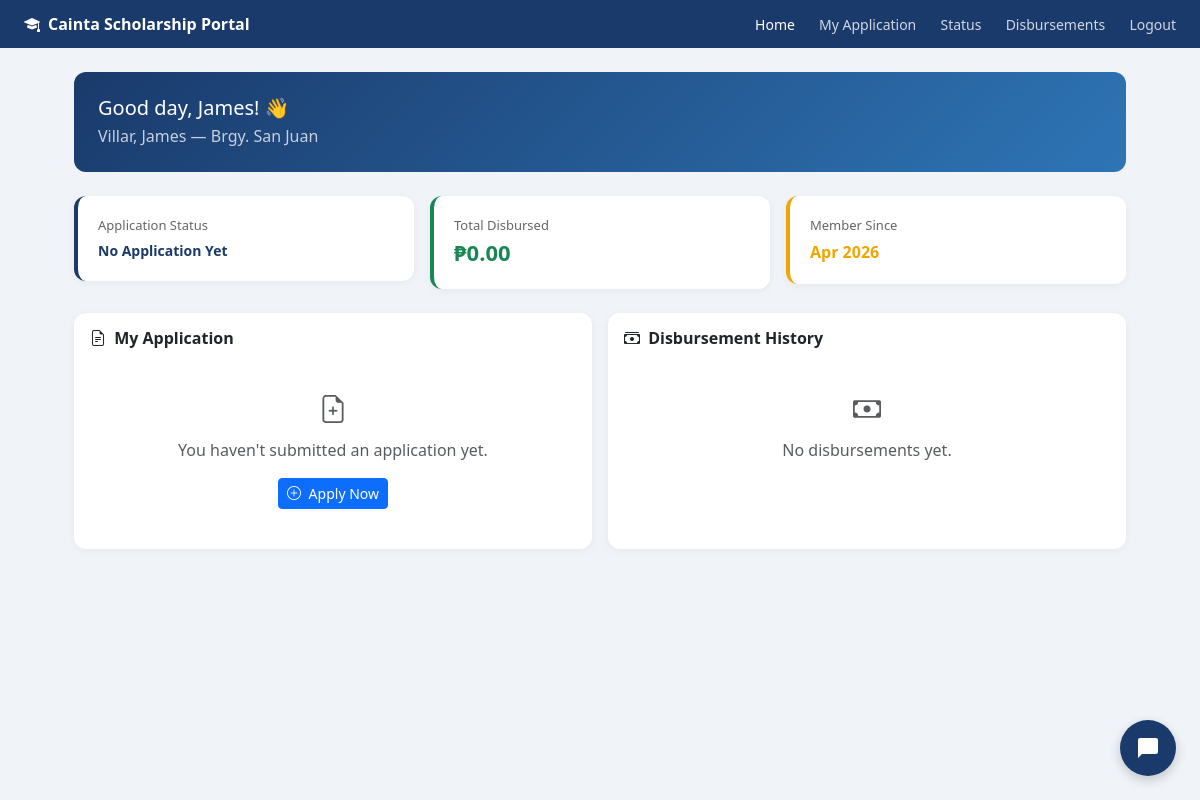
Page /student/dashboard.php (signed in) on the earlier database version.
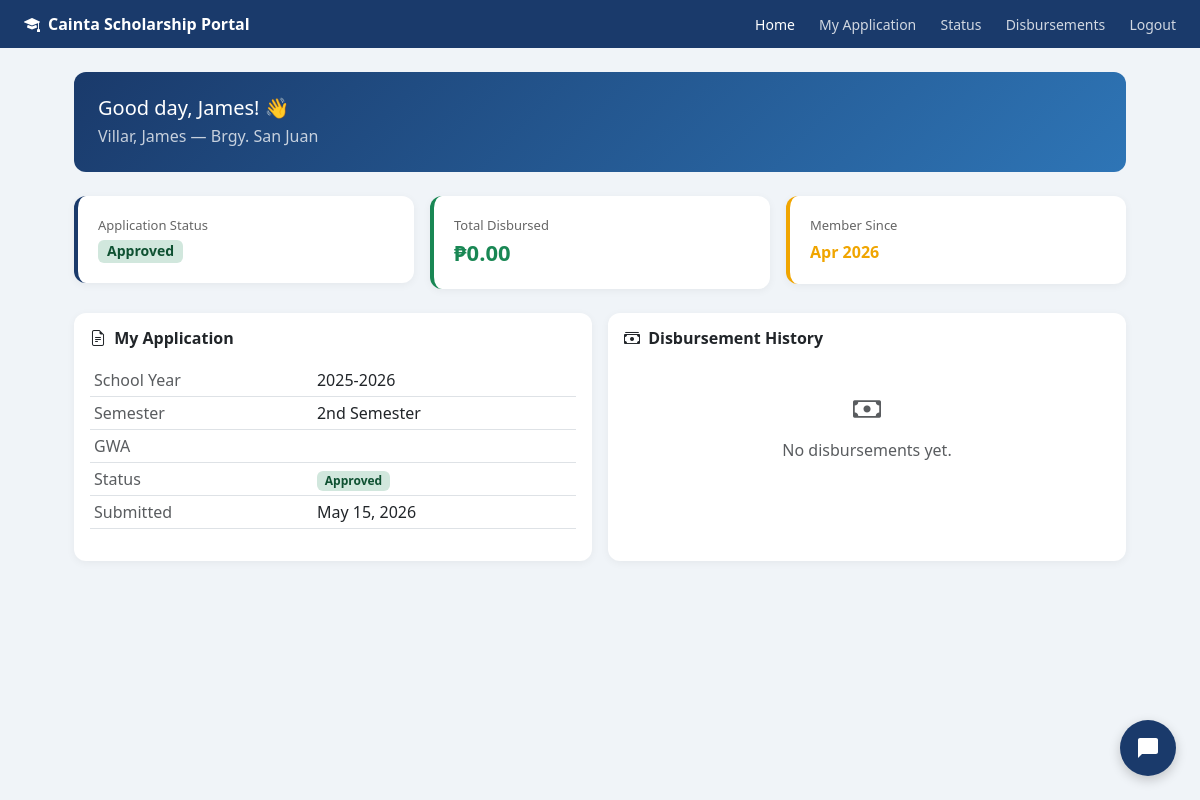
Same page on the later database version.
### tables this page shows
CREATE TABLE `applications` (
  `application_id` int(11) NOT NULL,
  `scholar_id` int(11) NOT NULL,
  `school_year` varchar(20) DEFAULT NULL,
  `semester` enum('1st','2nd') DEFAULT NULL,
  `gwa` decimal(4,2) DEFAULT NULL,
  `monthly_income` decimal(10,2) DEFAULT NULL,
  `status` enum('pending','for_review','approved','rejected','incomplete') DEFAULT 'pending',
  `remarks` text DEFAULT NULL,
  `submitted_at` timestamp NOT NULL DEFAULT current_timestamp(),
  `father_name` varchar(100) DEFAULT NULL,
  `father_occupation` varchar(100) DEFAULT NULL,
  `mother_name` varchar(100) DEFAULT NULL,
  `mother_occupation` varchar(100) DEFAULT NULL
);

### student/dashboard.php (the view, shortened to what the changed rows need)
<?php
require_once '../includes/db.php';
$student_id = $_SESSION['student_id'];
$app = $pdo->prepare("SELECT * FROM applications WHERE scholar_id = ? ORDER BY submitted_at DESC LIMIT 1");
$app->execute([$student_id]);
$application = $app->fetch();
?>
<!DOCTYPE html>
<html lang="en">
<head>
    <link href="https://cdn.jsdelivr.net/npm/bootstrap@5.3.0/dist/css/bootstrap.min.css" rel="stylesheet">
    <link href="https://cdn.jsdelivr.net/npm/bootstrap-icons@1.10.0/font/bootstrap-icons.css" rel="stylesheet">
</head>
<body>
<div class="main-content">
    <div class="row g-3 mb-4">
        <div class="col-md-4">
            <div class="stat-card" style="border-color: #1A3A6B;">
                <div style="font-size:13px; color:#666;">Application Status</div>
                <?php if($application): ?>
                <span class="badge badge-<?= $application['status'] ?> mt-1" style="font-size:14px;">
                    <?= ucfirst(str_replace('_', ' ', $application['status'])) ?>
                </span>
                <?php else: ?>
                <div style="font-size:14px; font-weight:600; color:#1A3A6B; margin-top:4px;">No Application Yet</div>
                <?php endif; ?>
            </div>
        </div>
    </div>
    <div class="row g-3">
        <div class="col-md-6">
            <div class="card h-100">
                <div class="card-body">
                    <?php if($application): ?>
                    <table class="table table-sm">
                        <tr><td class="text-muted">School Year</td><td><?= $application['school_year'] ?></td></tr>
                        <tr><td class="text-muted">Semester</td><td><?= $application['semester'] ?> Semester</td></tr>
                        <tr><td class="text-muted">GWA</td><td><?= $application['gwa'] ?></td></tr>
                        <tr>
                            <td class="text-muted">Status</td>
                            <td><span class="badge badge-<?= $application['status'] ?>">
                                <?= ucfirst(str_replace('_', ' ', $application['status'])) ?>
                            </span></td>
                        </tr>
                        <tr><td class="text-muted">Submitted</td><td><?= date('M d, Y', strtotime($application['submitted_at'])) ?></td></tr>
                    </table>
                    <?php else: ?>
                    <div class="text-center py-4">
                        <i class="bi bi-file-earmark-plus fs-3 text-muted d-block mb-2"></i>
                        <p class="text-muted mb-3">You haven't submitted an application yet.</p>
                        <a href="application.php" class="btn btn-primary btn-sm">
                            <i class="bi bi-plus-circle me-1"></i> Apply Now
                        </a>
                    </div>
                    <?php endif; ?>
                </div>
            </div>
        </div>
    </div>
</div>
</body>
</html>

Differences in the rows shown:
added applications: status "Approved", school_year "2025-2026", semester "2nd", submitted_at "May 15, 2026"
Other differences:
text no longer shown: "No Application Yet You haven't submitted an application yet. Apply Now"
text now shown: "School Year Semester Semester GWA Status Submitted"
